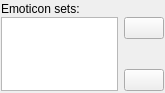
<?xml version="1.0" encoding="UTF-8"?>
<ui version="4.0">
 <class>EmoticonsOptionsClass</class>
 <widget class="QWidget" name="EmoticonsOptionsClass">
  <property name="geometry">
   <rect>
    <x>0</x>
    <y>0</y>
    <width>165</width>
    <height>93</height>
   </rect>
  </property>
  <property name="sizePolicy">
   <sizepolicy hsizetype="Expanding" vsizetype="Expanding">
    <horstretch>0</horstretch>
    <verstretch>0</verstretch>
   </sizepolicy>
  </property>
  <layout class="QVBoxLayout" name="verticalLayout">
   <property name="spacing">
    <number>1</number>
   </property>
   <property name="leftMargin">
    <number>1</number>
   </property>
   <property name="topMargin">
    <number>2</number>
   </property>
   <property name="rightMargin">
    <number>1</number>
   </property>
   <property name="bottomMargin">
    <number>2</number>
   </property>
   <item>
    <widget class="QLabel" name="lblEmoticons">
     <property name="sizePolicy">
      <sizepolicy hsizetype="Expanding" vsizetype="Preferred">
       <horstretch>0</horstretch>
       <verstretch>0</verstretch>
      </sizepolicy>
     </property>
     <property name="text">
      <string>Emoticon sets:</string>
     </property>
    </widget>
   </item>
   <item>
    <layout class="QHBoxLayout" name="horizontalLayout">
     <item>
      <widget class="QListWidget" name="lwtEmoticons">
       <property name="sizePolicy">
        <sizepolicy hsizetype="Expanding" vsizetype="Expanding">
         <horstretch>0</horstretch>
         <verstretch>0</verstretch>
        </sizepolicy>
       </property>
       <property name="whatsThis">
        <string>Here you can select emoticon sets and mark those of them to be used</string>
       </property>
       <property name="frameShadow">
        <enum>QFrame::Sunken</enum>
       </property>
      </widget>
     </item>
     <item>
      <widget class="QWidget" name="wdtButtons" native="true">
       <property name="sizePolicy">
        <sizepolicy hsizetype="Preferred" vsizetype="Expanding">
         <horstretch>0</horstretch>
         <verstretch>0</verstretch>
        </sizepolicy>
       </property>
       <layout class="QVBoxLayout">
        <property name="leftMargin">
         <number>0</number>
        </property>
        <property name="topMargin">
         <number>0</number>
        </property>
        <property name="rightMargin">
         <number>0</number>
        </property>
        <property name="bottomMargin">
         <number>0</number>
        </property>
        <item>
         <widget class="QPushButton" name="tbtUp">
          <property name="sizePolicy">
           <sizepolicy hsizetype="Preferred" vsizetype="Preferred">
            <horstretch>0</horstretch>
            <verstretch>0</verstretch>
           </sizepolicy>
          </property>
          <property name="statusTip">
           <string>Priority Up</string>
          </property>
          <property name="whatsThis">
           <string>Click this button to rise priority of selected emoticon set</string>
          </property>
          <property name="text">
           <string/>
          </property>
         </widget>
        </item>
        <item>
         <spacer name="verticalSpacer">
          <property name="orientation">
           <enum>Qt::Vertical</enum>
          </property>
          <property name="sizeType">
           <enum>QSizePolicy::Preferred</enum>
          </property>
          <property name="sizeHint" stdset="0">
           <size>
            <width>20</width>
            <height>40</height>
           </size>
          </property>
         </spacer>
        </item>
        <item>
         <widget class="QPushButton" name="tbtDown">
          <property name="sizePolicy">
           <sizepolicy hsizetype="Preferred" vsizetype="Preferred">
            <horstretch>0</horstretch>
            <verstretch>0</verstretch>
           </sizepolicy>
          </property>
          <property name="statusTip">
           <string>Priority Down</string>
          </property>
          <property name="whatsThis">
           <string>Click this button to lower prioroty of selected emoticon set</string>
          </property>
          <property name="text">
           <string/>
          </property>
         </widget>
        </item>
       </layout>
      </widget>
     </item>
    </layout>
   </item>
  </layout>
 </widget>
 <layoutdefault spacing="6" margin="11"/>
 <resources/>
 <connections/>
</ui>
